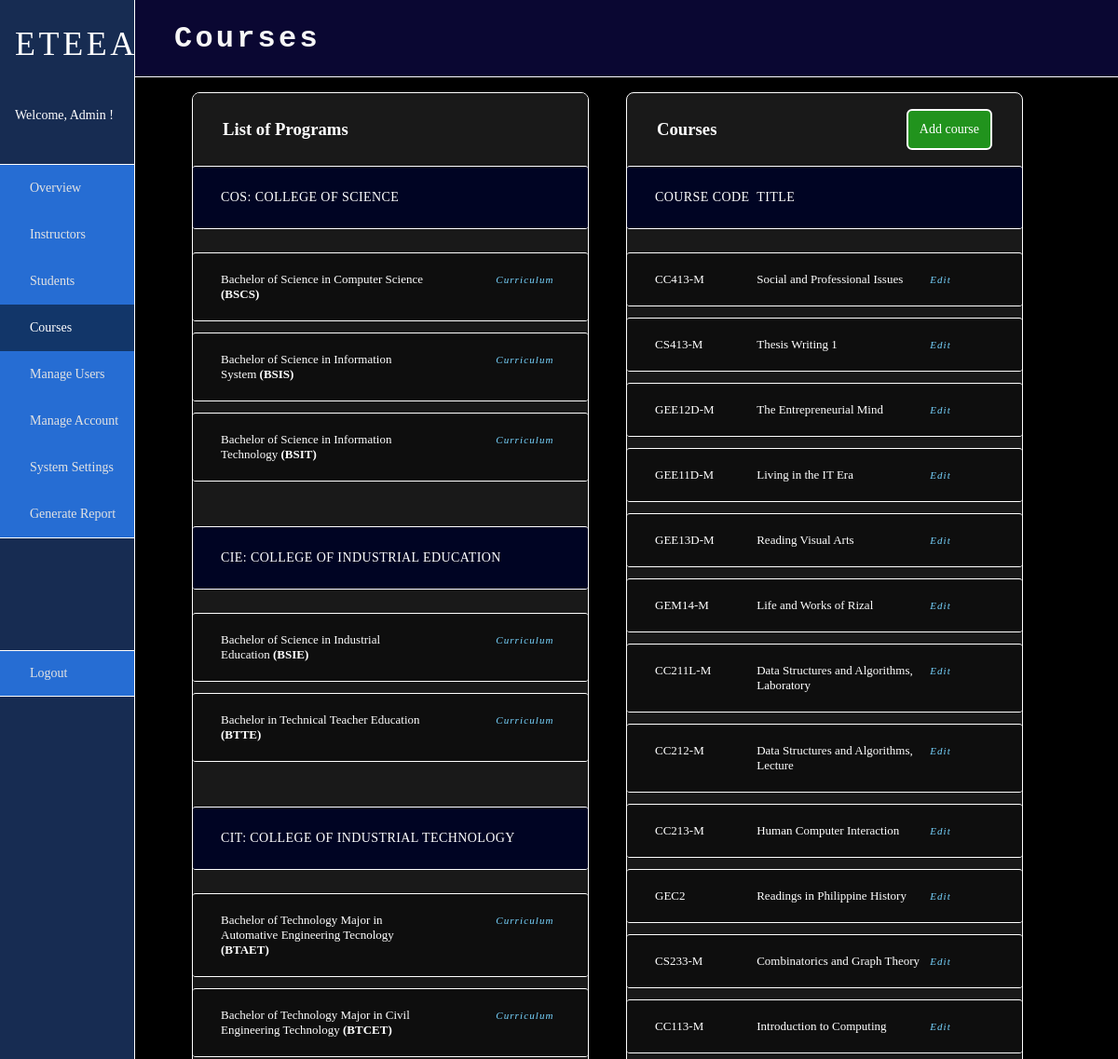
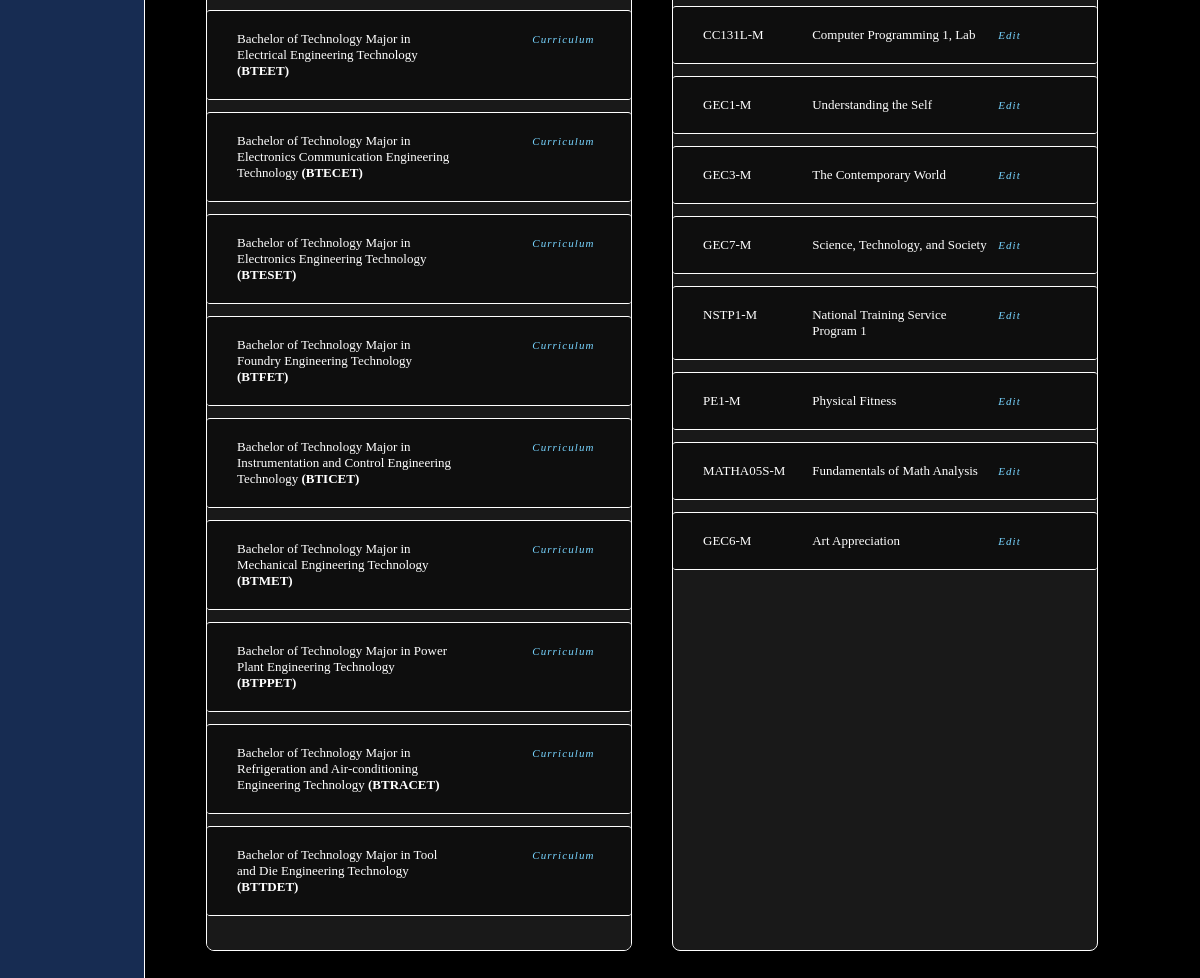
The app's page /index/courses (signed in) with its own data (2 pictures, top to bottom).
### models.py (models this page shows)
class College(db.Model):
    __tablename__ = "colleges"
    id = db.Column("id", db.Integer, primary_key=True)
    name = db.Column("name", db.String(64))
    abbr = db.Column("abbr", db.String(10))
    programs = db.relationship("Program", backref=db.backref("college"))

class Program(db.Model):
    __tablename__ = "programs"
    id = db.Column("id", db.Integer, primary_key=True)
    name = db.Column("name", db.String(64))
    abbr = db.Column("abbr", db.String(10))
    college_id = db.Column(db.Integer, db.ForeignKey("colleges.id"))
    year_levels = db.Column(db.Integer)

class Course(db.Model):
    __tablename__ = "courses"
    id = db.Column("id", db.Integer, primary_key=True)
    title = db.Column("title", db.String(64))
    code = db.Column("code", db.String(8))
    units = db.Column("units", db.Integer)

### views.py (the view)
@views.route('/courses')
def courses():
    if g.user not in ['admin']:
        return redirect(url_for('.unauthorized'))
    views = user_views[g.user]
    colleges = db.get_programs_by_college()
    courses = db.get_courses()
    return render_template('courses.html', page="Courses", colleges=colleges, courses=courses, views=views)

### db_functions.py (called while the page is built)
def get_programs_by_college():
    response = []
    for c in College.query.all():
        c = c.__dict__
        c['programs'] = [p.__dict__ for p in Program.query.filter_by(college_id=c['id']).all()]
        response.append(c)
    return response

def get_courses():
    return [u.__dict__ for u in Course.query.all()]

### views.py (called while the page is built)
@views.before_request
def verify_permissions():
    g.user = None
    if 'user' in session:
        g.user = session['user']
    else:
        return redirect('/login')

### templates/courses.html (shortened to what this page needs)
{% extends "index.html" %}
{% block content %}
<div class="main-row">
    <div class="card side color-white">
        <div class="inline">
            <h3>List of Programs</h3>
        </div>
        {% if colleges is defined and colleges|length > 0 %}
            {% for college in colleges %}
            <ul class="stylized-table">
                <li class="table-header">
                    <div class="col">{{ college.abbr }}: {{ college.name }}</div>
                </li>
                {% for program in college.programs %}
                <li class="table-row smaller">
                    <div class="col col-6">
                        {{ program.name }}
                        <strong>({{ program.abbr }})</strong>
                    </div>
                    <div class="col col-2">
                        <a class="curriculum-link smaller" data-id="{{program.id}}">Curriculum</a>
                    </div>
                </li>
                {% endfor %}
                <br><br>
            </ul>
            {% endfor %}
        {% else %}
        <br><br>
        <p>No programs have been created.</p>
        {% endif %}
    </div>
    <div class="card side color-white">
        <div class="inline">
            <h3>Courses</h3>
            <button id="add-course-btn" class="btn-add">Add course</button><br>
        </div>
        {% if courses is defined and courses|length > 0 %}
        <ul class="stylized-table">
            <li class="table-header">
                <div class="col col-3">COURSE CODE</div>
                <div class="col col-7">TITLE</div>
            </li>
            {% for course in courses %}
            <li class="table-row smaller">
                <div class="col col-3" data-label="CODE">{{ course.code }}</div>
                <div class="col col-5" data-label="TITLE">{{ course.title }}</div>
                <div class="col col-2"><a class="edit-course-link smaller" data-id="{{course.id}}">Edit</a></div>
            </li>
            {% endfor %}
        </ul>
        {% else %}
        <p>No courses have been created.</p>
        {% endif %}
    </div>
</div class="main-row">
{% endblock %}

### static/styles/index.css (style rules this page uses)
* { margin: 0; padding: 0; font-family: quicksand; }
body { background-color: #000000; }
a { margin: 0; padding: 0; text-decoration: none; color: rgb(119, 212, 255); letter-spacing: 0.1em; }
.inline { display: flex; flex-direction: row; align-items: center; }

### records on screen
College: abbr "COS", name "COLLEGE OF SCIENCE"
Program: name "Bachelor of Science in Computer Science", abbr "BSCS"
Program: name "Bachelor of Science in Information System", abbr "BSIS"
Program: name "Bachelor of Science in Information Technology", abbr "BSIT"
College: abbr "CIE", name "COLLEGE OF INDUSTRIAL EDUCATION"
Program: name "Bachelor of Science in Industrial Education", abbr "BSIE"
Program: name "Bachelor in Technical Teacher Education", abbr "BTTE"
College: abbr "CIT", name "COLLEGE OF INDUSTRIAL TECHNOLOGY"
Program: name "Bachelor of Technology Major in Automative Engineering Tecnology", abbr "BTAET"
Program: name "Bachelor of Technology Major in Civil Engineering Technology", abbr "BTCET"
Program: name "Bachelor of Technology Major in Electrical Engineering Technology", abbr "BTEET"
Program: name "Bachelor of Technology Major in Electronics Communication Engineering Technology", abbr "BTECET"
Program: name "Bachelor of Technology Major in Electronics Engineering Technology", abbr "BTESET"
Program: name "Bachelor of Technology Major in Foundry Engineering Technology", abbr "BTFET"
Program: name "Bachelor of Technology Major in Instrumentation and Control Engineering Technology", abbr "BTICET"
Program: name "Bachelor of Technology Major in Mechanical Engineering Technology", abbr "BTMET"
Program: name "Bachelor of Technology Major in Power Plant Engineering Technology", abbr "BTPPET"
Program: name "Bachelor of Technology Major in Refrigeration and Air-conditioning Engineering Technology", abbr "BTRACET"
Program: name "Bachelor of Technology Major in Tool and Die Engineering Technology", abbr "BTTDET"
Course: code "CC413-M", title "Social and Professional Issues"
Course: code "CS413-M", title "Thesis Writing 1"
Course: code "GEE12D-M", title "The Entrepreneurial Mind"
Course: code "GEE11D-M", title "Living in the IT Era"
Course: code "GEE13D-M", title "Reading Visual Arts"
Course: code "GEM14-M", title "Life and Works of Rizal"
Course: code "CC211L-M", title "Data Structures and Algorithms, Laboratory"
Course: code "CC212-M", title "Data Structures and Algorithms, Lecture"
Course: code "CC213-M", title "Human Computer Interaction"
Course: code "GEC2", title "Readings in Philippine History"
Course: code "CS233-M", title "Combinatorics and Graph Theory"
Course: code "CC113-M", title "Introduction to Computing"
Course: code "CC131L-M", title "Computer Programming 1, Lab"
Course: code "GEC1-M", title "Understanding the Self"
Course: code "GEC3-M", title "The Contemporary World"
Course: code "GEC7-M", title "Science, Technology, and Society"
Course: code "NSTP1-M", title "National Training Service Program 1"
Course: code "PE1-M", title "Physical Fitness"
Course: code "MATHA05S-M", title "Fundamentals of Math Analysis"
Course: code "GEC6-M", title "Art Appreciation"

### other values on screen
{{ session.get('user').title() }} "Admin"
{{ view.name }} "Overview" "Instructors" "Students" "Courses" "Manage Users" "Manage Account" "System Settings" "Generate Report"
{{ page }} "Courses"
